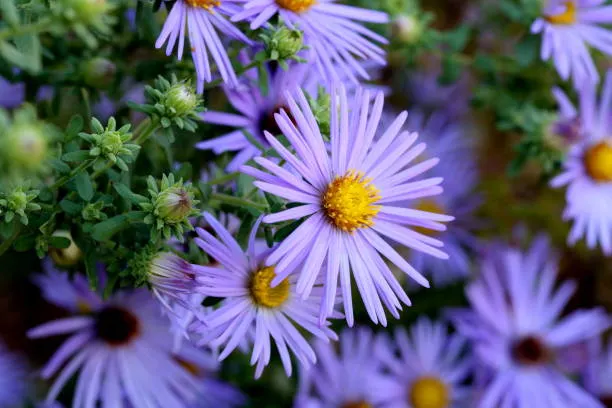
#> input picture Collection_image/Flower_image.png, 612 x 408 px, found by its file name
$ python 01_Edge_detection_UsingCanny.py
#> lines starting #> are read from the running program, lines starting #| are printed output that depends on the picture; after the words box and inside, x2 and y2 are one past the last pixel; in counts of white or black regions, pixels touching at a corner belong together
""" In this file we see the Canny edge detection code
    In canny edge detection it  is a function to finding edge from image which brightness is suddenly changeable
    syntax: edges = cv2.Canny(image, threshold_1, threshold_2)
                            -> image: Source image
                            -> threshold_1 : lower bound to detect week edge
                            -> threshold_2 : Upper bound to detect strong edge
            It basically work on a condition:
            if the threshold is BRIGHT enough than turn in into full bright (255)
            if the threshold is little Darken/darker than turn in into full Dark/Black (0)
"""
import cv2
import numpy as np

image = cv2.imread(r"Collection_image\Flower_image.png", cv2.IMREAD_GRAYSCALE)
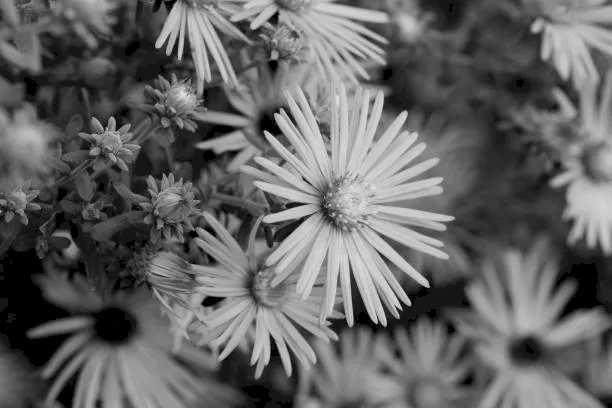
#> image: shape (408, 612); min 0, max 227, mean 100.6

if image  is None:
    print("ERROR Loading IMAGE")
else:
    print("IMAGE Loaded Successfully....")
    edges = cv2.Canny(image, 50, 160) # (source_image, threshold_1, threshold_2)
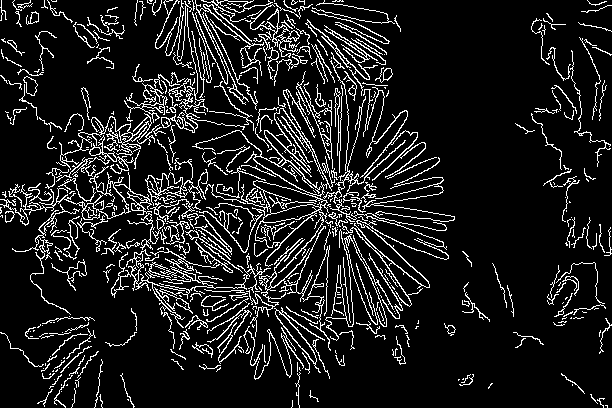
#> edges: shape (408, 612); 11.5% white in thin lines or dots
    cv2.imshow("original_image", image)
    cv2.imshow("Edges_image", edges)
    cv2.waitKey(0)
    cv2.destroyAllWindows()

$ run again, with Collection_image/Flowe_image1.png copied over Collection_image/Flower_image.png
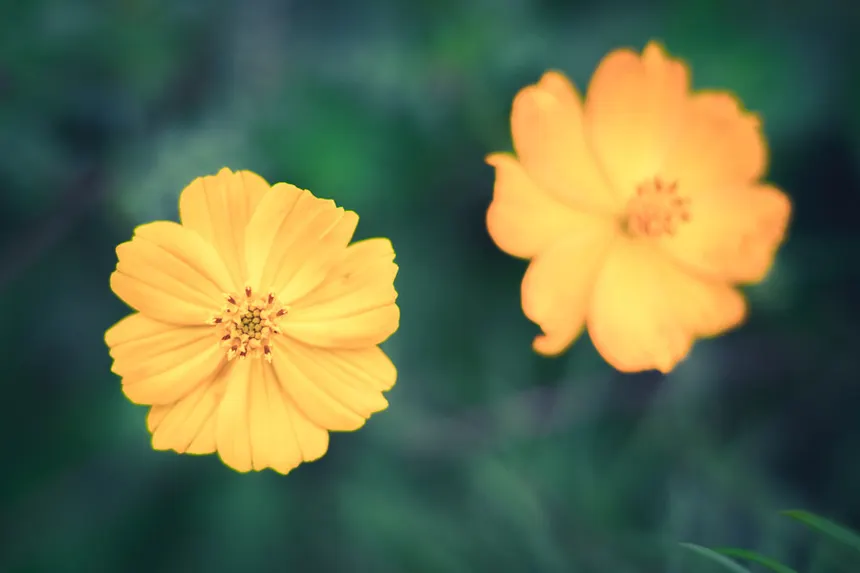
#> input picture Collection_image/Flowe_image1.png, 860 x 573 px, found by its file name
#> `image = cv2.imread(r"Collection_image\Flower_image.png", cv2.IMREAD_GR..`:
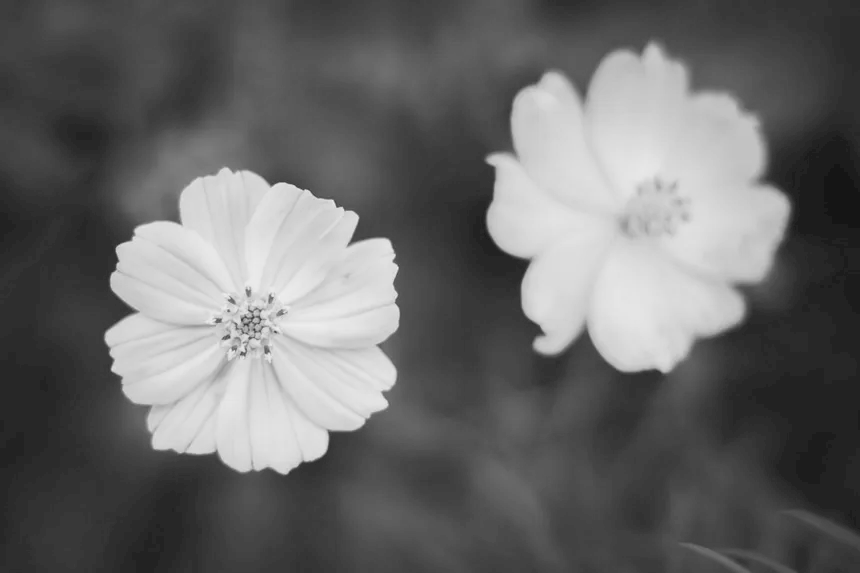
#> image: shape (573, 860); min 21, max 240, mean 104.7
#> `edges = cv2.Canny(image, 50, 160)`:
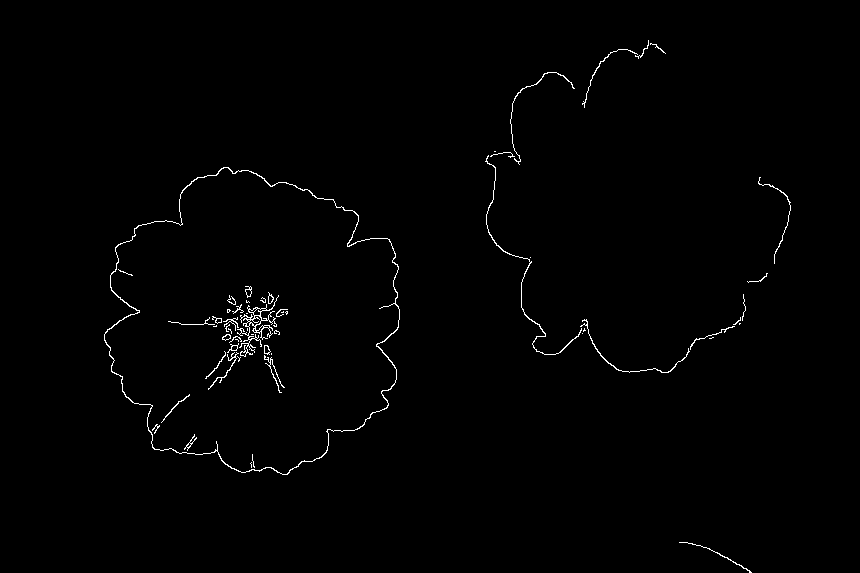
#> edges: shape (573, 860); 0.83% white in thin lines or dots, all inside (x1, y1, x2, y2) = (104, 40, 791, 573)
